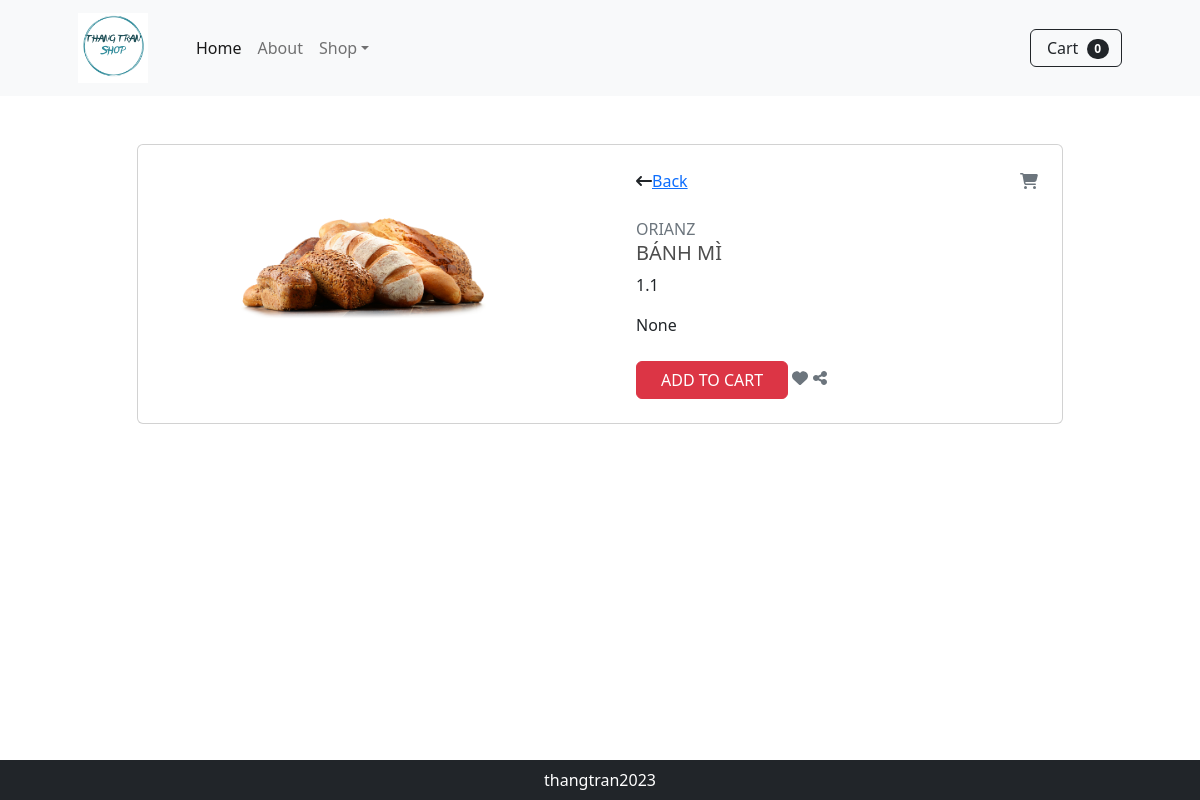
Screenshot of /detail/?id=6 with the database file from the repository.
### app/models.py (models this page shows, shortened)
class Product(models.Model):
    category = models.ManyToManyField(Category, related_name="product")
    name = models.CharField(max_length=200, null=True)
    price = models.FloatField()
    digital = models.BooleanField(default=False, null=True, blank=False)
    image = models.ImageField(null=True, blank=True)
    detail = models.TextField(null=True, blank=True)
    @property
    def ImageURL(self):
        try:
            url = self.image.url
        except:
            url = ""
        return url

### app/views.py (the view)
# urls.py: path("detail/", views.detail, name="detail"),
def detail(request):
    if request.user.is_authenticated:
        customer = request.user
        order, created = Order.objects.get_or_create(customer=customer, complete=False)
        items = order.orderitem_set.all()
        cartItems = order.get_cart_items
        user_not_login = "hidden"
        user_login = "show"
    else:
        items = []
        order = {"get_cart_items": 0, "get_cart_total": 0}
        cartItems = order["get_cart_items"]
        user_not_login = "show"
        user_login = "hidden"
    id = request.GET.get("id", "")
    products = Product.objects.filter(id=id)
    categories = Category.objects.filter(is_sub=False)
    context = {
        "products": products,
        "items": items,
        "order": order,
        "cartItems": cartItems,
        "user_not_login": user_not_login,
        "user_login": user_login,
        "categories": categories,
    }
    return render(request, "app/detail.html", context)

### app/templates/app/detail.html (shortened to what this page needs)
{% extends 'app/base.html' %} {% load static %}
        {% block register %}
        {% for product in products %}
        <div class="container mt-5 mb-5">
          <div class="row d-flex justify-content-center">
              <div class="col-md-10">
                  <div class="card">
                      <div class="row">
                          <div class="col-md-6">
                              <div class="images p-3">
                                  <div class="text-center p-4"> <img id="main-image" src="{{product.ImageURL}}" width="250" /> </div>
                              </div>
                          </div>
                          <div class="col-md-6">
                              <div class="product p-4">
                                  <div class="d-flex justify-content-between align-items-center">
                                      <div class="d-flex align-items-center"> <i class="fa fa-long-arrow-left"></i> <span class="ml-1"><a href="{% url 'home' %}">Back</a></span> </div>
                                        <a href="{% url 'cart' %}">
                                          <i class="fa fa-shopping-cart text-muted"></i>
                                        </a>
                                  </div>
                                  <div class="mt-4 mb-3"> <span class="text-uppercase text-muted brand">Orianz</span>
                                      <h5 class="text-uppercase">{{product.name}}</h5>
                                      <div class="price d-flex flex-row align-items-center"> <span class="act-price">{{product.price}}</span>
                                      </div>
                                  </div>
                                  <p class="about">{{product.detail}}</p>
                                  <div class="cart mt-4 align-items-center"> <button data-product = {{product.id}} data-action = "add"  class="btn btn-danger text-uppercase mr-2 px-4 add-btn update-cart">Add to cart</button> <i class="fa fa-heart text-muted"></i> <i class="fa fa-share-alt text-muted"></i> </div>
                              </div>
                          </div>
                      </div>
                  </div>
              </div>
          </div>
      </div>
      {% endfor %}
        {% endblock register %}

### app/static/app/css/main.css (style rules this page uses)
body { background-color: hsl(0, 0%, 98%); }
h1, h2, h3, h4, h5, h6 { color: hsl(0, 0%, 30%); }
.product { border-radius: 0 0 4px 4px; }
.btn { border-radius: 0; }

### rows the page displays
Product: ImageURL (picture), name "BÁNH MÌ", price "1.1", detail "None"

### other values shown
{{ cartItems }} "0"
